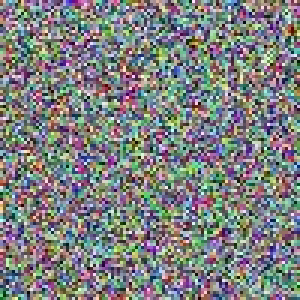
#> input picture dummy_data/classA/img_0.jpg, 100 x 100 px (shown 3 times larger)
$ python -i augmentation.py   (imports and definitions only)
#> lines starting #> are read from the running program, lines starting #| are printed output that depends on the picture
from __future__ import annotations

from typing import Any

import cv2
import numpy as np


class ImageAugmenter:

    def __init__(
        self,
        techniques: list[str] | None = None,
        augment_factor: int = 1,
        rotate_range: tuple[int, int] = (-30, 30),
        brightness_range: tuple[float, float] = (0.7, 1.3),
        contrast_range: tuple[float, float] = (0.7, 1.3),
        noise_std: float = 0.05,
        random_state: int | None = None,
    ) -> None:
        self.techniques = techniques or [
            "horizontal_flip",
            "rotate",
            "brightness",
            "contrast",
            "noise",
            "crop",
            "blur",
            "cutout",
        ]
        self.augment_factor = augment_factor
        self.rotate_range = rotate_range
        self.brightness_range = brightness_range
        self.contrast_range = contrast_range
        self.noise_std = noise_std
        self.random_state = random_state

    def horizontal_flip(self, img: np.ndarray) -> np.ndarray:
        return cv2.flip(img, 1)

    def vertical_flip(self, img: np.ndarray) -> np.ndarray:
        return cv2.flip(img, 0)

    # [24 lines left out: functions rotate, brightness, contrast, not called in this run]

    def noise(self, img: np.ndarray, std: float | None = None) -> np.ndarray:
        if std is None:
            std = self.noise_std
        gauss = np.random.normal(0, std * 255.0, img.shape)
        noisy = img.astype(np.float32) + gauss
        return np.clip(noisy, 0, 255).astype(np.uint8)

    # [10 lines left out: function crop, not called in this run]

    def blur(self, img: np.ndarray, ksize: int = 5) -> np.ndarray:
        k = ksize if ksize % 2 == 1 else ksize + 1
        return cv2.GaussianBlur(img, (k, k), 0)

    # [21 lines left out: functions cutout, mixup, not called in this run]

    def augment_image(self, img: np.ndarray) -> list[np.ndarray]:
        results = []
        if self.random_state is not None:
            np.random.seed(self.random_state)

        for _ in range(self.augment_factor):
            current = img.copy()
            chosen_tech = np.random.choice(self.techniques)
            if chosen_tech == "horizontal_flip":
                current = self.horizontal_flip(current)
            elif chosen_tech == "vertical_flip":
                current = self.vertical_flip(current)
            elif chosen_tech == "rotate":
                current = self.rotate(current)
            elif chosen_tech == "brightness":
                current = self.brightness(current)
            elif chosen_tech == "contrast":
                current = self.contrast(current)
            elif chosen_tech == "noise":
                current = self.noise(current)
            elif chosen_tech == "crop":
                current = self.crop(current)
            elif chosen_tech == "blur":
                current = self.blur(current)
            elif chosen_tech == "cutout":
                current = self.cutout(current)
            results.append(current)
        return results

    # [19 lines left out: function augment_dataset, not called in this run]

>>> import cv2
>>> picture = cv2.imread('../../../dummy_data/classA/img_0.jpg')
#> picture is the input picture: shape (100, 100, 3); mean B, G, R 128.4, 128.1, 125.7
>>> result = ImageAugmenter().augment_image(picture)
#> the loop in augment_image, `for _ in range(self.augment_factor):` made 1 pass
#> pass 1, in noise, `noisy = img.astype(np.float32) + gauss`:
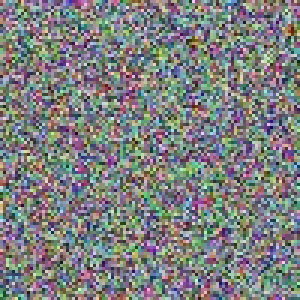
#> noisy: shape (100, 100, 3) float64 (shown 3 times larger); mean B, G, R 128.5, 128.1, 125.8; drawn with min black and max white
#> pass 1, in augment_image, `current = self.noise(current)`:
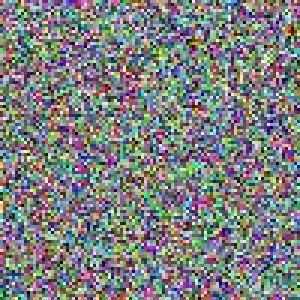
#> current: shape (100, 100, 3) (shown 3 times larger); mean B, G, R 128, 127.6, 125.3
#> after the loop in augment_image, `for _ in range(self.augment_factor):`: results = 1 item
#> result = 1 item

$ run again, on dummy_data/classA/img_1.jpg
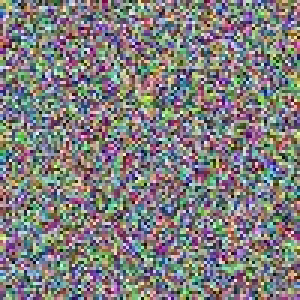
#> input picture dummy_data/classA/img_1.jpg, 100 x 100 px (shown 3 times larger)
#> picture is the input picture: shape (100, 100, 3); mean B, G, R 126, 125.9, 127.8
#> the loop in augment_image, `for _ in range(self.augment_factor):` made 1 pass
#> pass 1, in noise, `noisy = img.astype(np.float32) + gauss`:
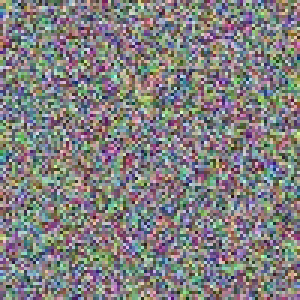
#> noisy: shape (100, 100, 3) float64 (shown 3 times larger); mean B, G, R 126.1, 125.9, 127.9; drawn with min black and max white
#> pass 1, in augment_image, `current = self.noise(current)`:
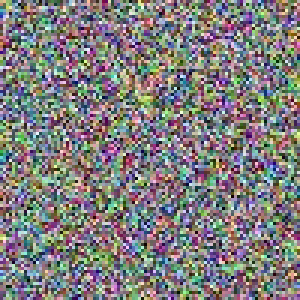
#> current: shape (100, 100, 3) (shown 3 times larger); mean B, G, R 125.6, 125.4, 127.4
#> after the loop in augment_image, `for _ in range(self.augment_factor):`: results = 1 item

$ run again, on dummy_data/classA/img_2.jpg
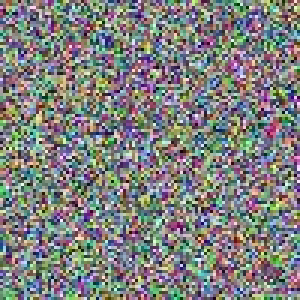
#> input picture dummy_data/classA/img_2.jpg, 100 x 100 px (shown 3 times larger)
#> picture is the input picture: shape (100, 100, 3); mean B, G, R 126.7, 128.1, 126.9
#> the loop in augment_image, `for _ in range(self.augment_factor):` made 1 pass
#> pass 1, in noise, `noisy = img.astype(np.float32) + gauss`:
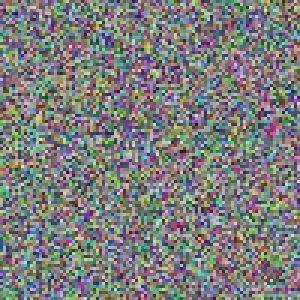
#> noisy: shape (100, 100, 3) float64 (shown 3 times larger); mean B, G, R 126.8, 128.2, 127; drawn with min black and max white
#> pass 1, in augment_image, `current = self.noise(current)`:
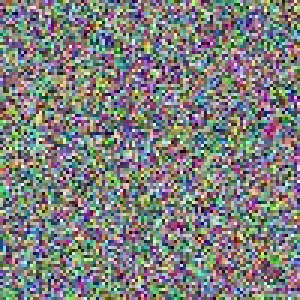
#> current: shape (100, 100, 3) (shown 3 times larger); mean B, G, R 126.3, 127.7, 126.5
#> after the loop in augment_image, `for _ in range(self.augment_factor):`: results = 1 item

$ run again, on dummy_data/classA/img_3.jpg
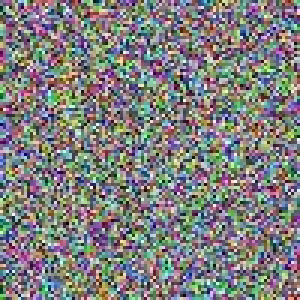
#> input picture dummy_data/classA/img_3.jpg, 100 x 100 px (shown 3 times larger)
#> picture is the input picture: shape (100, 100, 3); mean B, G, R 126.3, 126.8, 127
#> the loop in augment_image, `for _ in range(self.augment_factor):` made 1 pass
#> pass 1, in noise, `noisy = img.astype(np.float32) + gauss`:
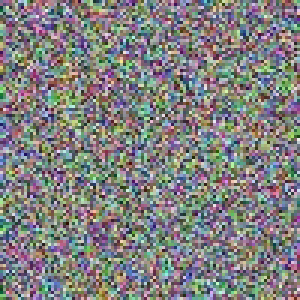
#> noisy: shape (100, 100, 3) float64 (shown 3 times larger); mean B, G, R 126.3, 126.8, 127; drawn with min black and max white
#> pass 1, in augment_image, `current = self.noise(current)`:
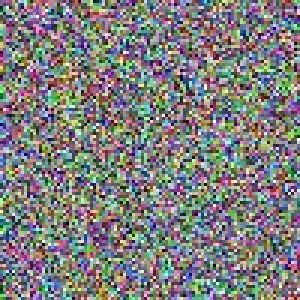
#> current: shape (100, 100, 3) (shown 3 times larger); mean B, G, R 125.9, 126.3, 126.6
#> after the loop in augment_image, `for _ in range(self.augment_factor):`: results = 1 item
